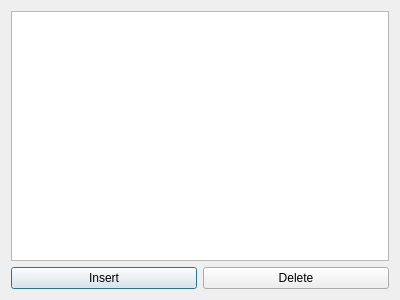
<?xml version="1.0" encoding="UTF-8"?>
<ui version="4.0">
 <class>tracePenDialog</class>
 <widget class="QDialog" name="tracePenDialog">
  <property name="geometry">
   <rect>
    <x>0</x>
    <y>0</y>
    <width>400</width>
    <height>300</height>
   </rect>
  </property>
  <property name="windowTitle">
   <string>Trace Pen</string>
  </property>
  <layout class="QVBoxLayout" name="verticalLayout">
   <item>
    <widget class="QTableWidget" name="tpTable"/>
   </item>
   <item>
    <layout class="QHBoxLayout" name="tpButtonLayout">
     <item>
      <widget class="QPushButton" name="tpInsertButton">
       <property name="text">
        <string>Insert</string>
       </property>
      </widget>
     </item>
     <item>
      <widget class="QPushButton" name="tpDeleteButton">
       <property name="text">
        <string>Delete</string>
       </property>
      </widget>
     </item>
    </layout>
   </item>
  </layout>
 </widget>
 <resources/>
 <connections/>
</ui>
